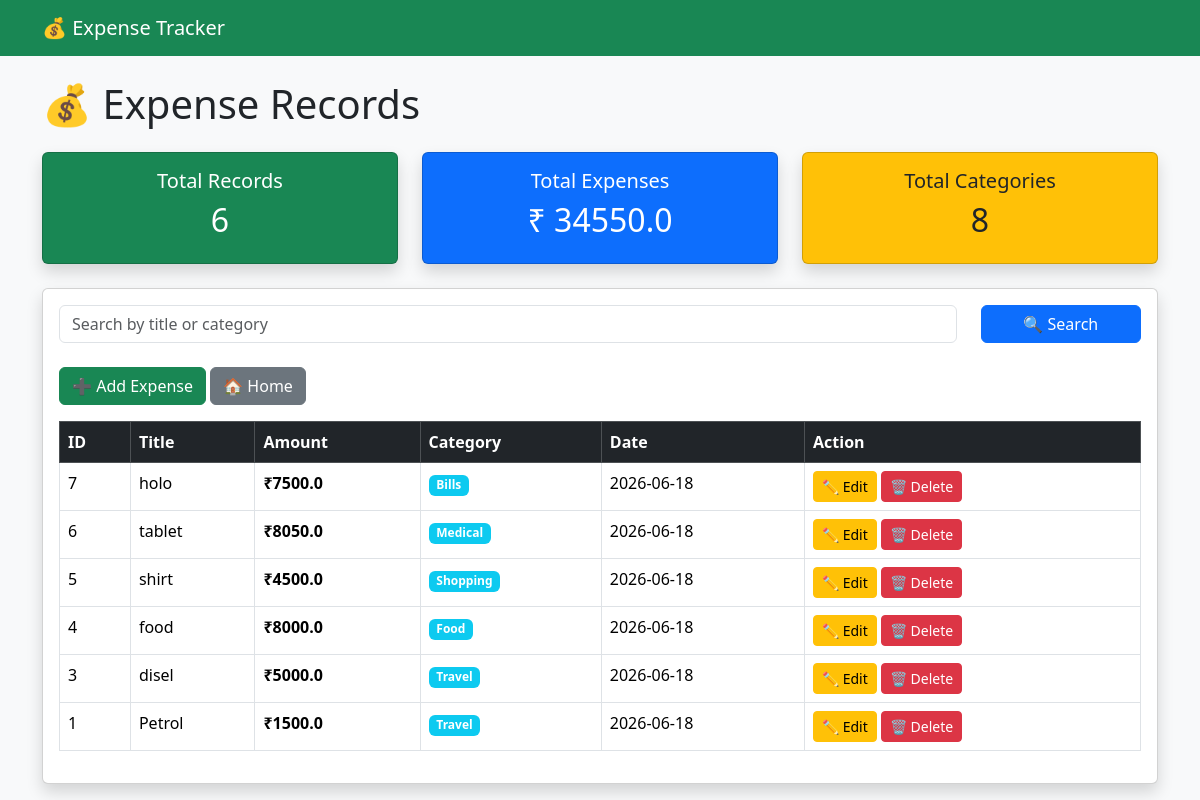
/expenses, run on the app's committed database.
### tables this page shows
CREATE TABLE expenses(

id INTEGER PRIMARY KEY AUTOINCREMENT,
title TEXT,
amount REAL,
category TEXT,
date TEXT

);

### app.py (the view)
@app.route("/expenses")
def view_expenses():
    search = request.args.get("search")
    conn = sqlite3.connect("expenses.db")
    cursor = conn.cursor()
    if search:
        cursor.execute("""
        SELECT * FROM expenses
        WHERE title LIKE ?
        OR category LIKE ?
        """, (
            '%' + search + '%',
            '%' + search + '%'
        ))
    else:
        cursor.execute("""
        SELECT * FROM expenses
        ORDER BY id DESC
        """)
    expenses = cursor.fetchall()
    conn.close()
    return render_template(
        "view_expenses.html",
        expenses=expenses
    )

### templates/view_expenses.html
{% extends "base.html" %}
{% block content %}
<h1 class="mb-4">💰 Expense Records</h1>
<div class="row mb-4">
    <div class="col-md-4">
        <div class="card bg-success text-white shadow">
            <div class="card-body text-center">
                <h5>Total Records</h5>
                <h2>{{ expenses|length }}</h2>
            </div>
        </div>
    </div>
    <div class="col-md-4">
        <div class="card bg-primary text-white shadow">
            <div class="card-body text-center">
                <h5>Total Expenses</h5>
                <h2>
                    ₹
                    {% set total = namespace(value=0) %}
                    {% for expense in expenses %}
                        {% set total.value = total.value + expense[2] %}
                    {% endfor %}
                    {{ total.value }}
                </h2>
            </div>
        </div>
    </div>
    <div class="col-md-4">
        <div class="card bg-warning shadow">
            <div class="card-body text-center">
                <h5>Total Categories</h5>
                <h2>8</h2>
            </div>
        </div>
    </div>
</div>
<div class="card shadow">
    <div class="card-body">
        <form method="GET" action="/expenses" class="mb-4">
            <div class="row">
                <div class="col-md-10">
                    <input
                        type="text"
                        name="search"
                        class="form-control"
                        placeholder="Search by title or category">
                </div>
                <div class="col-md-2">
                    <button class="btn btn-primary w-100">
                        🔍 Search
                    </button>
                </div>
            </div>
        </form>
        <div class="mb-3">
            <a href="/add"
               class="btn btn-success">
                ➕ Add Expense
            </a>
            <a href="/"
               class="btn btn-secondary">
                🏠 Home
            </a>
        </div>
        <div class="table-responsive">
            <table class="table table-bordered table-hover">
                <thead class="table-dark">
                    <tr>
                        <th>ID</th>
                        <th>Title</th>
                        <th>Amount</th>
                        <th>Category</th>
                        <th>Date</th>
                        <th>Action</th>
                    </tr>
                </thead>
                <tbody>
                    {% for expense in expenses %}
                    <tr>
                        <td>{{ expense[0] }}</td>
                        <td>{{ expense[1] }}</td>
                        <td>
                            <strong>
                                ₹{{ expense[2] }}
                            </strong>
                        </td>
                        <td>
                            <span class="badge bg-info">
                                {{ expense[3] }}
                            </span>
                        </td>
                        <td>{{ expense[4] }}</td>
                        <td>
                            <a href="/update/{{ expense[0] }}"
                               class="btn btn-warning btn-sm">
                                ✏️ Edit
                            </a>
                            <a href="/delete/{{ expense[0] }}"
                               class="btn btn-danger btn-sm"
                               onclick="return confirm('Delete this expense?')">
                                🗑 Delete
                            </a>
                        </td>
                    </tr>
                    {% endfor %}
                </tbody>
            </table>
        </div>
    </div>
</div>
{% endblock %}

### templates/base.html (shortened to what this page needs)
<!DOCTYPE html>
<html lang="en">
<head>
    <link href="https://cdn.jsdelivr.net/npm/bootstrap@5.3.3/dist/css/bootstrap.min.css"
          rel="stylesheet">
</head>
<body class="bg-light">
<nav class="navbar navbar-dark bg-success">
    <div class="container">
        <a class="navbar-brand" href="/">
            💰 Expense Tracker
        </a>
    </div>
</nav>
<div class="container mt-4">
    {% block content %}
    {% endblock %}
</div>
</body>
</html>

### data on the page
expenses: id "7", title "holo", amount "7500.0", category "Bills", date "2026-06-18"
expenses: id "6", title "tablet", amount "8050.0", category "Medical", date "2026-06-18"
expenses: id "5", title "shirt", amount "4500.0", category "Shopping", date "2026-06-18"
expenses: id "4", title "food", amount "8000.0", category "Food", date "2026-06-18"
expenses: id "3", title "disel", amount "5000.0", category "Travel", date "2026-06-18"
expenses: id "1", title "Petrol", amount "1500.0", category "Travel", date "2026-06-18"

### other printed values
{{ expenses|length }} "6"
{{ total.value }} "34550.0"
